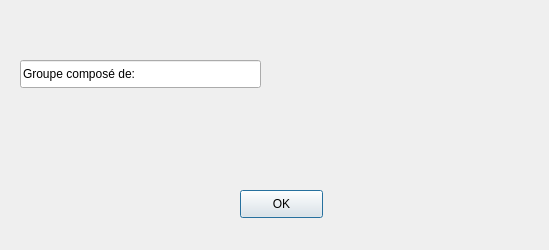
<?xml version="1.0" encoding="UTF-8"?>
<ui version="4.0">
 <class>Dialog</class>
 <widget class="QDialog" name="Dialog">
  <property name="geometry">
   <rect>
    <x>0</x>
    <y>0</y>
    <width>549</width>
    <height>250</height>
   </rect>
  </property>
  <property name="windowTitle">
   <string>Dialog</string>
  </property>
  <widget class="QPushButton" name="pushButton">
   <property name="geometry">
    <rect>
     <x>240</x>
     <y>190</y>
     <width>83</width>
     <height>28</height>
    </rect>
   </property>
   <property name="text">
    <string>OK</string>
   </property>
  </widget>
  <widget class="QLineEdit" name="lineEdit">
   <property name="geometry">
    <rect>
     <x>20</x>
     <y>60</y>
     <width>241</width>
     <height>28</height>
    </rect>
   </property>
   <property name="text">
    <string>Groupe composé de:</string>
   </property>
  </widget>
 </widget>
 <resources/>
 <connections/>
</ui>
